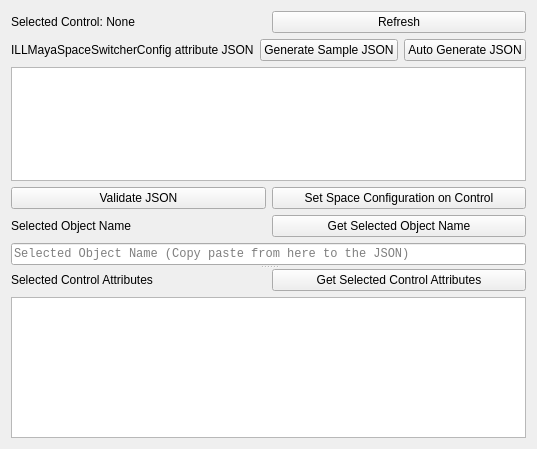
<?xml version="1.0" encoding="UTF-8"?>
<ui version="4.0">
 <class>SpaceSwitcherConfiguration</class>
 <widget class="QWidget" name="SpaceSwitcherConfiguration">
  <property name="geometry">
   <rect>
    <x>0</x>
    <y>0</y>
    <width>427</width>
    <height>449</height>
   </rect>
  </property>
  <property name="windowTitle">
   <string>Form</string>
  </property>
  <layout class="QVBoxLayout" name="verticalLayout">
   <item>
    <widget class="QSplitter" name="splitter">
     <property name="orientation">
      <enum>Qt::Orientation::Vertical</enum>
     </property>
     <widget class="QWidget" name="verticalLayoutWidget">
      <layout class="QVBoxLayout" name="vl_top">
       <item>
        <layout class="QHBoxLayout" name="hl_selectedControl">
         <item>
          <widget class="QLabel" name="lbl_selectedControl">
           <property name="text">
            <string>Selected Control: None</string>
           </property>
          </widget>
         </item>
         <item>
          <widget class="QPushButton" name="btn_refresh">
           <property name="text">
            <string>Refresh</string>
           </property>
          </widget>
         </item>
        </layout>
       </item>
       <item>
        <layout class="QHBoxLayout" name="hl_jsonContents">
         <item>
          <widget class="QLabel" name="lbl_jsonContents">
           <property name="text">
            <string>ILLMayaSpaceSwitcherConfig attribute JSON</string>
           </property>
          </widget>
         </item>
         <item>
          <widget class="QPushButton" name="btn_generateDefaultJsonContents">
           <property name="text">
            <string>Generate Sample JSON</string>
           </property>
          </widget>
         </item>
         <item>
          <widget class="QPushButton" name="btn_generateAutoJsonContents">
           <property name="toolTip">
            <string>This makes an attempt to auto generate some JSON that can be used as a base. It makes a best guess based on the name of the control and the names of the attributes already configured.</string>
           </property>
           <property name="text">
            <string>Auto Generate JSON</string>
           </property>
          </widget>
         </item>
        </layout>
       </item>
       <item>
        <widget class="QPlainTextEdit" name="te_jsonContents">
         <property name="font">
          <font>
           <family>Lucida Console</family>
           <kerning>false</kerning>
          </font>
         </property>
         <property name="lineWrapMode">
          <enum>QPlainTextEdit::LineWrapMode::NoWrap</enum>
         </property>
         <property name="plainText">
          <string/>
         </property>
         <property name="tabStopDistance">
          <double>40.000000000000000</double>
         </property>
         <property name="placeholderText">
          <string>JSON goes here</string>
         </property>
        </widget>
       </item>
       <item>
        <layout class="QHBoxLayout" name="hl_set">
         <item>
          <widget class="QPushButton" name="btn_validate">
           <property name="text">
            <string>Validate JSON</string>
           </property>
          </widget>
         </item>
         <item>
          <widget class="QPushButton" name="btn_set">
           <property name="text">
            <string>Set Space Configuration on Control</string>
           </property>
          </widget>
         </item>
        </layout>
       </item>
       <item>
        <layout class="QHBoxLayout" name="hl_selectedObject">
         <item>
          <widget class="QLabel" name="lbl_selectedObjectName">
           <property name="text">
            <string>Selected Object Name</string>
           </property>
          </widget>
         </item>
         <item>
          <widget class="QPushButton" name="btn_getSelectedObjectName">
           <property name="toolTip">
            <string>Push this to set the below text box to the name of the selected object. You can copy paste that into the configutarion JSON above.</string>
           </property>
           <property name="text">
            <string>Get Selected Object Name</string>
           </property>
          </widget>
         </item>
        </layout>
       </item>
       <item>
        <widget class="QLineEdit" name="le_selectionName">
         <property name="font">
          <font>
           <family>Lucida Console</family>
          </font>
         </property>
         <property name="placeholderText">
          <string>Selected Object Name (Copy paste from here to the JSON)</string>
         </property>
        </widget>
       </item>
      </layout>
     </widget>
     <widget class="QWidget" name="verticalLayoutWidget_2">
      <layout class="QVBoxLayout" name="vl_bottom">
       <item>
        <layout class="QHBoxLayout" name="hl_selectedControlAttributes">
         <item>
          <widget class="QLabel" name="lbl_selectedControlAttributes">
           <property name="text">
            <string>Selected Control Attributes</string>
           </property>
          </widget>
         </item>
         <item>
          <widget class="QPushButton" name="btn_getSelectedControlAttributes">
           <property name="text">
            <string>Get Selected Control Attributes</string>
           </property>
          </widget>
         </item>
        </layout>
       </item>
       <item>
        <widget class="QPlainTextEdit" name="te_selectedControlAttributes">
         <property name="font">
          <font>
           <family>Lucida Console</family>
           <kerning>false</kerning>
          </font>
         </property>
         <property name="lineWrapMode">
          <enum>QPlainTextEdit::LineWrapMode::NoWrap</enum>
         </property>
         <property name="plainText">
          <string/>
         </property>
         <property name="tabStopDistance">
          <double>40.000000000000000</double>
         </property>
         <property name="placeholderText">
          <string>Selected Control Attributes (Copy paste from here to the JSON)</string>
         </property>
        </widget>
       </item>
      </layout>
     </widget>
    </widget>
   </item>
  </layout>
 </widget>
 <resources/>
 <connections/>
</ui>
